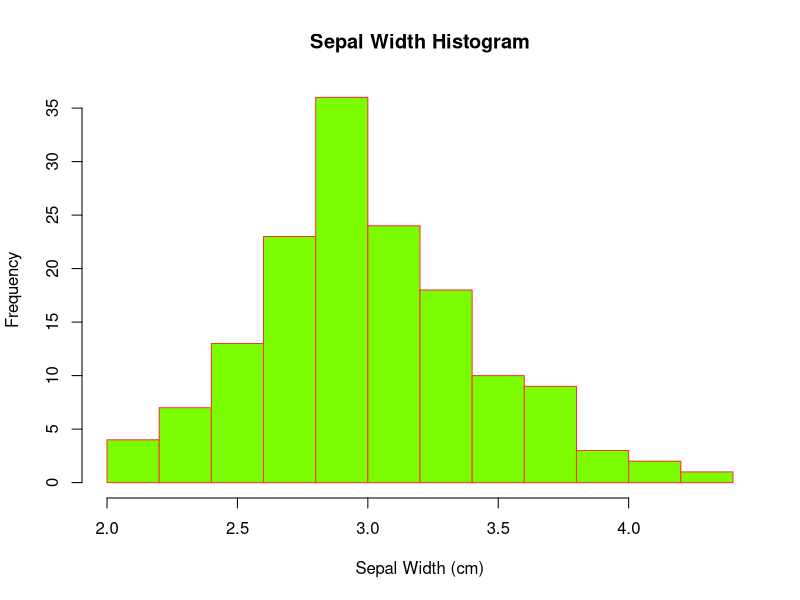
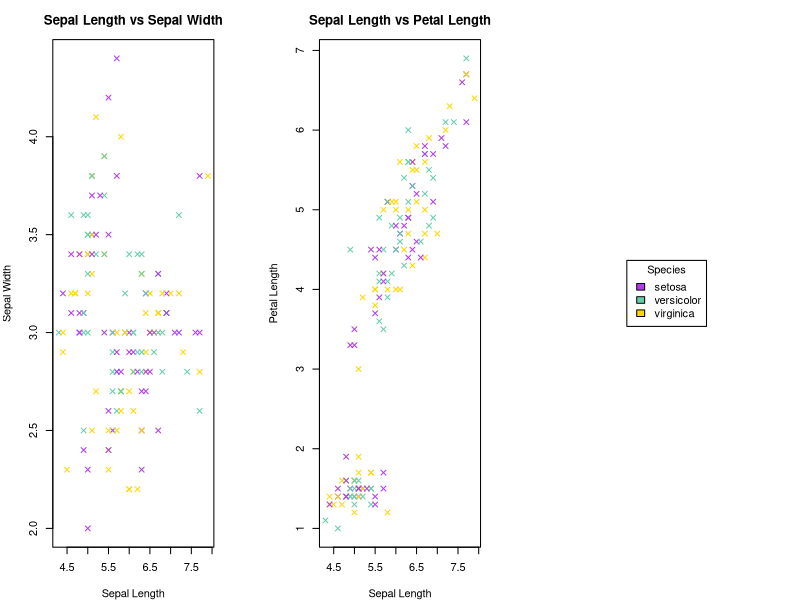
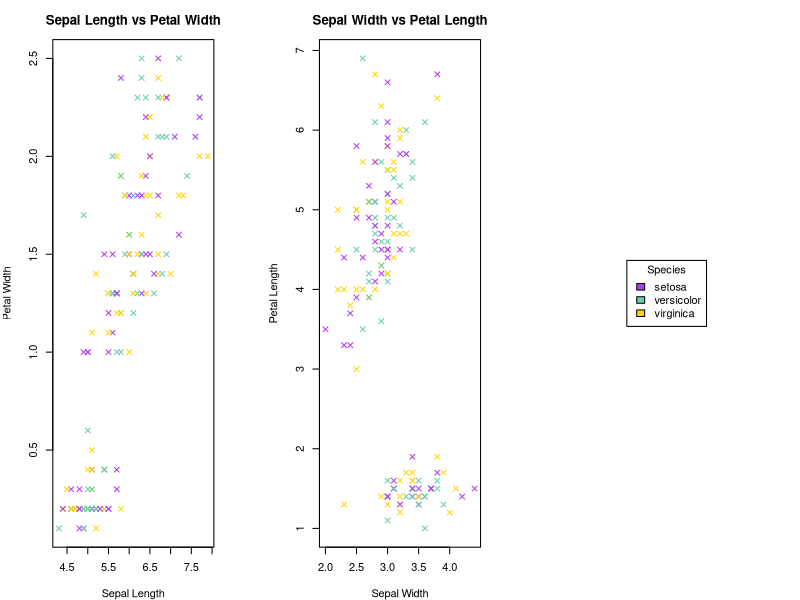
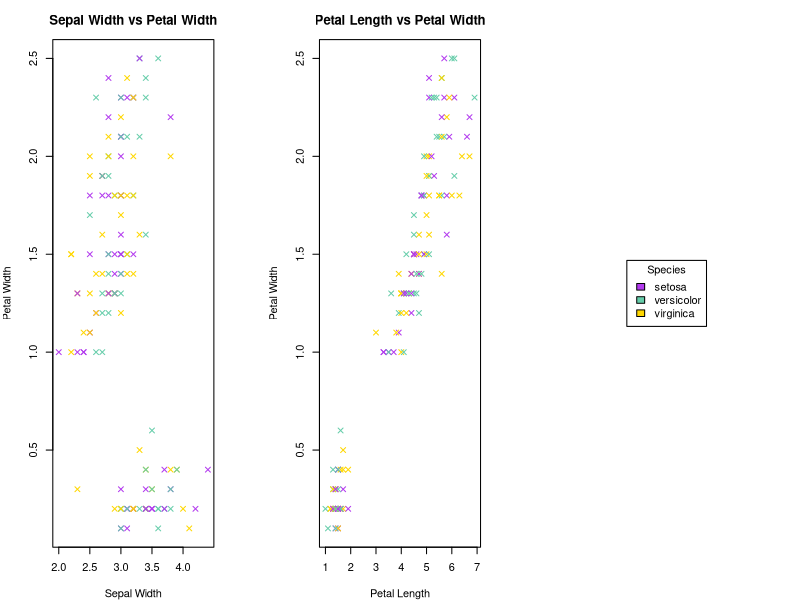

These charts were generated, in order, by the following R code:
data(iris)

hist(iris$Sepal.Width, main="Sepal Width Histogram",
     xlab="Sepal Width (cm)", col ="lawngreen", border="firebrick1")

# The histogram is right skewed so I expect the mean to be higher

mean_value <- mean(iris$Sepal.Width)
median_value <- median(iris$Sepal.Width)
mean_value
median_value

quantile(iris$Sepal.Width, 0.73)

par(mfrow = c(1,3), mar=c(4,4,3,4))

species_colors <-
  c("setosa" = "darkorchid2", "versicolor" = "aquamarine3", "virginica" = "gold1")

plot(iris$Sepal.Length, iris$Sepal.Width, col=species_colors, pch=4,
     xlab="Sepal Length", ylab="Sepal Width", main="Sepal Length vs Sepal Width")

plot(iris$Sepal.Length, iris$Petal.Length, col=species_colors, pch=4,
     xlab="Sepal Length", ylab="Petal Length", main="Sepal Length vs Petal Length")

plot.new()
legend("center", legend = levels(iris$Species), title="Species",
       fill = c("darkorchid2", "aquamarine3","gold1"))
       
plot(iris$Sepal.Length, iris$Petal.Width, col=species_colors, pch=4,
            xlab="Sepal Length", ylab="Petal Width", main="Sepal Length vs Petal Width")

plot(iris$Sepal.Width, iris$Petal.Length, col=species_colors, pch=4,
            xlab="Sepal Width", ylab="Petal Length", main="Sepal Width vs Petal Length")

plot.new()
legend("center", legend = levels(iris$Species), title="Species",
       fill = c("darkorchid2", "aquamarine3","gold1"))
       
plot(iris$Sepal.Width, iris$Petal.Width, col=species_colors, pch=4,
            xlab="Sepal Width", ylab="Petal Width", main="Sepal Width vs Petal Width")

plot(iris$Petal.Length, iris$Petal.Width, col=species_colors, pch=4,
            xlab="Petal Length", ylab="Petal Width", main="Petal Length vs Petal Width")

plot.new()
       legend("center", legend = levels(iris$Species), title="Species", 
              fill = c("darkorchid2", "aquamarine3","gold1"))
              
# Sepal Length vs Petal Length and Petal Length vs Petal Width have the strongest relationship
# Sepal Length vs Sepal Width and Sepal Length vs Petal Width seem to have the weakest relationship